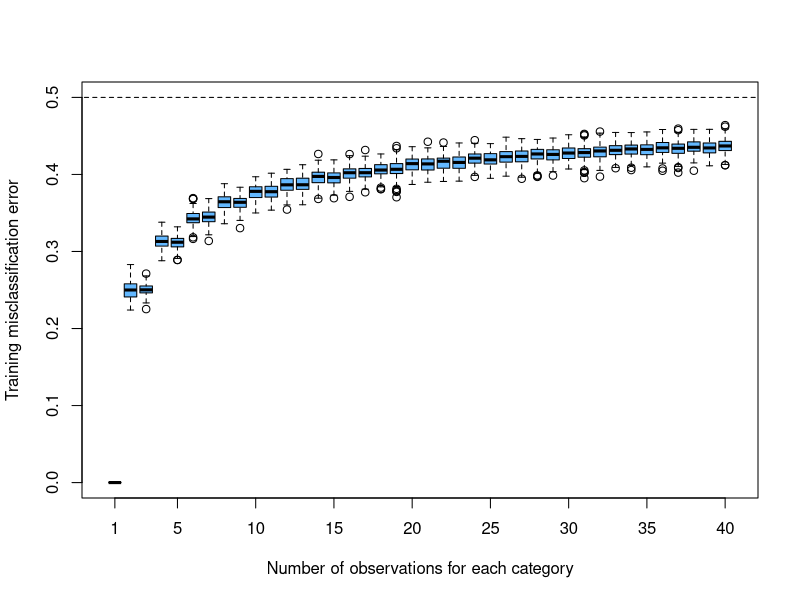

Write the R code that produced this figure. (Note: a time limit stopped this script after it produced the figure.)
## ---- chunk 1
knitr::opts_chunk$set(echo = TRUE)
## ---- chunk 2
tar.stat.greed<-function(dat,cat,tau){
#Function to calculate greedy target statistics
  
  avg.y<-mean(dat$y)
  
  x.cont<-as.numeric()
  for(i in 1:length(cat)){
    ind<-dat$x==cat[i]
    tar.stat<-(sum(dat$y[ind])+(tau*avg.y))/(sum(ind)+tau)
    x.cont[ind]<-tar.stat
  }
  return(x.cont)
}
## ---- chunk 3
set.seed(583)
n<-1000
n.sim<-200
num.per.class<-seq(1,40,by=1)
err.numclass<-matrix(0,ncol=length(num.per.class),nrow=n.sim)

for(i in 1:n.sim){
  for(j in 1:length(num.per.class)){
    
    #Generating categorical feature and response
    num.unique<-round(n/num.per.class[j])
    cat.unique<-seq(1,num.unique)
    cat.x<-sort(rep(cat.unique,j))
    y<-sample(c(0,1),size=length(cat.x),replace=T)
    dat<-data.frame(x=cat.x,y=y)
    
    #Calculating target statistics
    t.x<-tar.stat.greed(dat=dat,cat=cat.unique,tau=1)
    
    #Determining split points
    split.point<-sort(unique(t.x))
    
    #Finding error of optimal split point
    err<-as.numeric()
    for(k in 1:(length(split.point)-1)){
      ind<-t.x>split.point[k]
      left.pred<-ifelse(sum(y[!ind]==0)>sum(y[!ind]==1),0,1)
      right.pred<-ifelse(sum(y[ind]==0)>sum(y[ind]==1),0,1)
      y.pred<-ifelse(ind==T,right.pred,left.pred)
      err[k]<-sum(y.pred!=y)/nrow(dat)
    }
    err.numclass[i,j]<-min(err)
  }
}
## ---- chunk 4
boxplot(err.numclass,ylim=c(0,0.5),xlab="Number of observations for each category",ylab="Training misclassification error",col="steelblue1",xaxt='n')
axis(side=1,at=c(1,5,10,15,20,25,30,35,40),labels=c(1,5,10,15,20,25,30,35,40))
lines(c(-100,100),c(0.5,0.5),lty=2)
## ---- chunk 5
tar.stat.leave<-function(dat,tau){
#Function to calculate leave-one-out target statistics
  
  x.cont<-as.numeric()
  avg.y<-mean(dat$y)
  for(i in 1:nrow(dat)){
    ind<-dat$x[i]==dat$x
    tar.stat<-(sum(dat$y[ind])-dat$y[i]+(tau*avg.y))/(sum(ind)-1+tau)
    x.cont[i]<-tar.stat
  }
  return(x.cont)
}
## ---- chunk 6
set.seed(33)
n<-1000
n.sim<-200
num.class<-seq(1,40,by=1)
err.numclass<-matrix(0,ncol=length(num.class),nrow=n.sim)

for(i in 1:n.sim){
  for(j in 1:length(num.class)){
    
    #Generating categorical feature and response
    num.exam.class<-round(n/num.class[j])
    cat.x<-as.numeric()
    for(k in 1:num.class[j]){
      cat.x[(((k-1)*num.exam.class)+1):(k*num.exam.class)]<-rep(num.class[k],num.exam.class)
    }
    y<-sample(c(0,1),size=length(cat.x),replace=T)
    dat<-data.frame(x=cat.x,y=y)
    
    #Calculating target statistics 
    t.x<-tar.stat.leave(dat=dat,tau=1)
    
    #Determining split points
    split.point<-sort(unique(t.x))
    
    #Finding error of optimal split point
    err<-as.numeric()
    for(k in 1:(length(split.point)-1)){
      ind<-t.x>split.point[k]
      left.pred<-ifelse(sum(y[!ind]==0)>sum(y[!ind]==1),0,1)
      right.pred<-ifelse(sum(y[ind]==0)>sum(y[ind]==1),0,1)
      y.pred<-ifelse(ind==T,right.pred,left.pred)
      err[k]<-sum(y.pred!=y)/nrow(dat)
    }
    err.numclass[i,j]<-min(err)
  }
}
## ---- chunk 7
boxplot(err.numclass,ylim=c(0,0.5),xlab="Number of categories",ylab="Training misclassification error",col="steelblue1",xaxt="n")
axis(side=1,at=c(1,5,10,15,20,25,30,35,40),labels=c(1,5,10,15,20,25,30,35,40))
lines(c(-100,100),c(0.5,0.5),lty=2)
## ---- chunk 8
tar.stat.ord<-function(dat,tau){
#Function to calculate ordered target statistics
  
  n<-nrow(dat)
  
  #Generating permutation and sorting data
  perm<-sample(1:n,size=n,replace=F)
  dat.perm<-dat[perm,]
  
  #Calculating target statistics
  x.cont<-as.numeric()
  avg.y<-mean(dat$y) #Assume prior is average response for all observations
  for(i in 1:n){
    
    dat.sub<-dat.perm[1:i,]
    ind<-dat.sub$x[i]==dat.sub$x
    
    if(sum(ind)==1){
      tar.stat<-(tau*avg.y)/tau
    } else{
      a<-dat.sub$y[ind]
      a<-a[-length(a)]
      tar.stat<-(sum(a)+(tau*avg.y))/(sum(length(a))+tau)
    }
    
    x.cont[i]<-tar.stat
  }
  unique(x.cont)
  dat.perm$x<-x.cont
  return(dat.perm)
}
## ---- chunk 9
set.seed(6869)
n<-1000
n.sim<-200
num.per.class<-seq(1,40,by=1)
err.numclass.1<-matrix(0,ncol=length(num.per.class),nrow=n.sim)

for(i in 1:n.sim){
  for(j in 1:length(num.per.class)){
    
    #Generating categorical variable and response
    num.unique<-round(n/num.per.class[j])
    cat.unique<-seq(1,num.unique)
    cat.x<-sort(rep(cat.unique,num.per.class[j]))
    y<-sample(c(0,1),size=length(cat.x),replace=T)
    dat<-data.frame(x=cat.x,y=y)
    
    #Calculating target statistics
    dat<-tar.stat.ord(dat=dat,tau=1)
    
    #Determining split points
    split.point<-sort(unique(dat$x))
    
    #Finding error of optimal split point
    if(length(split.point)==1){
      #No available split points, where each observations has its own category
      class.err<-sum(dat$y==0)/nrow(dat)
      err.numclass.1[i,j]<-ifelse(class.err<0.5,class.err,1-class.err)
    } else{
      err<-as.numeric()
      for(k in 1:(length(split.point)-1)){
        ind<-dat$x>split.point[k]
        left.pred<-ifelse(sum(dat$y[!ind]==0)>sum(dat$y[!ind]==1),0,1)
        right.pred<-ifelse(sum(dat$y[ind]==0)>sum(dat$y[ind]==1),0,1)
        y.pred<-ifelse(ind==T,right.pred,left.pred)
        err[k]<-sum(y.pred!=dat$y)/nrow(dat)
      }
      err.numclass.1[i,j]<-min(err)
    }
  }
}
## ---- chunk 10
set.seed(3543)
n<-1000
n.sim<-200
num.class<-seq(1,40,by=1)
err.numclass.2<-matrix(0,ncol=length(num.class),nrow=n.sim)

for(i in 1:n.sim){
  for(j in 1:length(num.class)){
    
    #Generating categorical feature and response 
    num.exam.class<-round(n/num.class[j])
    cat.x<-as.numeric()
    for(k in 1:num.class[j]){
      cat.x[(((k-1)*num.exam.class)+1):(k*num.exam.class)]<-rep(num.class[k],num.exam.class)
    }
    y<-sample(c(0,1),size=length(cat.x),replace=T)
    dat<-data.frame(x=cat.x,y=y)
    
    #Calculating target statistics
    dat<-tar.stat.ord(dat=dat,tau=1)
    
    #Determining split points
    split.point<-sort(unique(dat$x))
    
    #Finding error of optimal split point
    err<-as.numeric()
    for(k in 1:(length(split.point)-1)){
      ind<-dat$x>split.point[k]
      left.pred<-ifelse(sum(dat$y[!ind]==0)>sum(dat$y[!ind]==1),0,1)
      right.pred<-ifelse(sum(dat$y[ind]==0)>sum(dat$y[ind]==1),0,1)
      y.pred<-ifelse(ind==T,right.pred,left.pred)
      err[k]<-sum(y.pred!=dat$y)/nrow(dat)
    }
    err.numclass.2[i,j]<-min(err)
  }
}
## ---- chunk 11
par(mfrow=c(1,2))
boxplot(err.numclass.1,ylim=c(0.3,0.5),xlab="Number of observations for each category",ylab="Training misclassification error",col="steelblue1",xaxt='n')
axis(side=1,at=c(1,5,10,15,20,25,30,35,40),labels=c(1,5,10,15,20,25,30,35,40))
lines(c(-100,100),c(0.5,0.5),lty=2)

boxplot(err.numclass.2,ylim=c(0.3,0.5),xlab="Number of categories",ylab="Training misclassification error",col="steelblue1",xaxt='n')
axis(side=1,at=c(1,5,10,15,20,25,30,35,40),labels=c(1,5,10,15,20,25,30,35,40))
lines(c(-100,100),c(0.5,0.5),lty=2)
